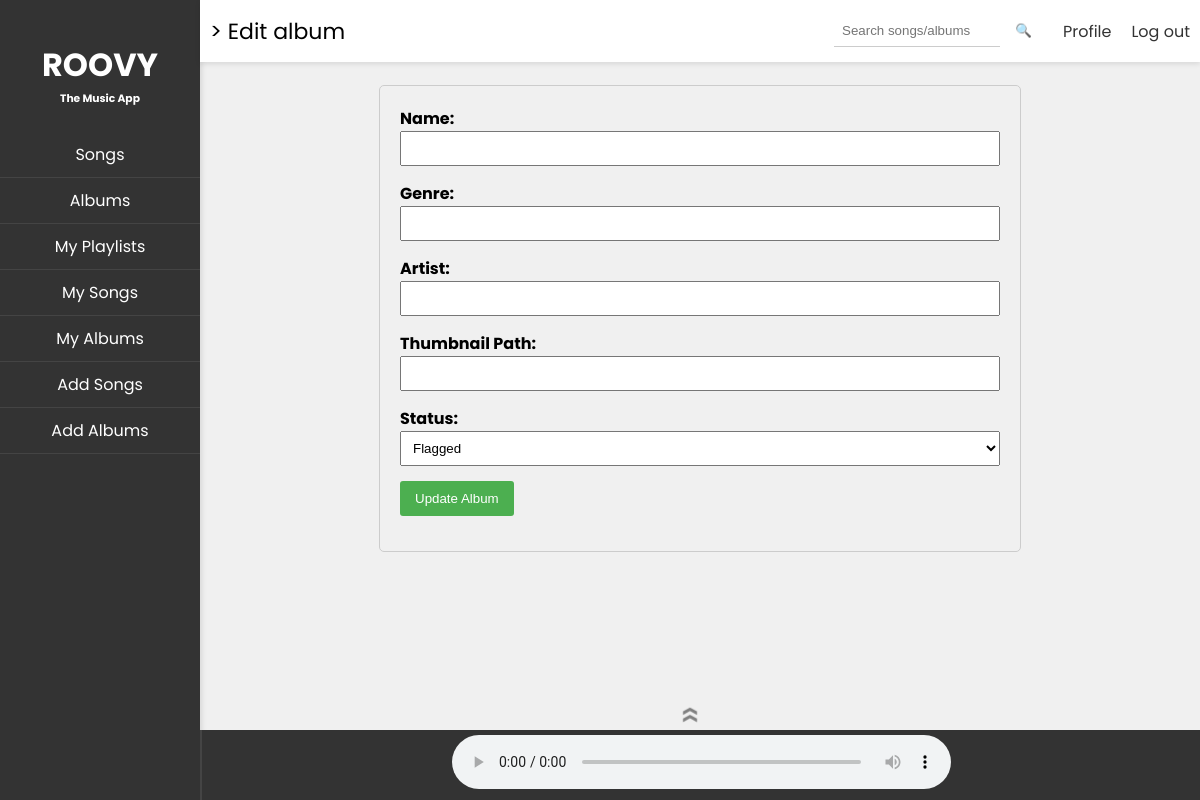
The page /edit_album/68034f2b-fb38-4ba0-8004-34c6519e5128 on the database as committed earlier.
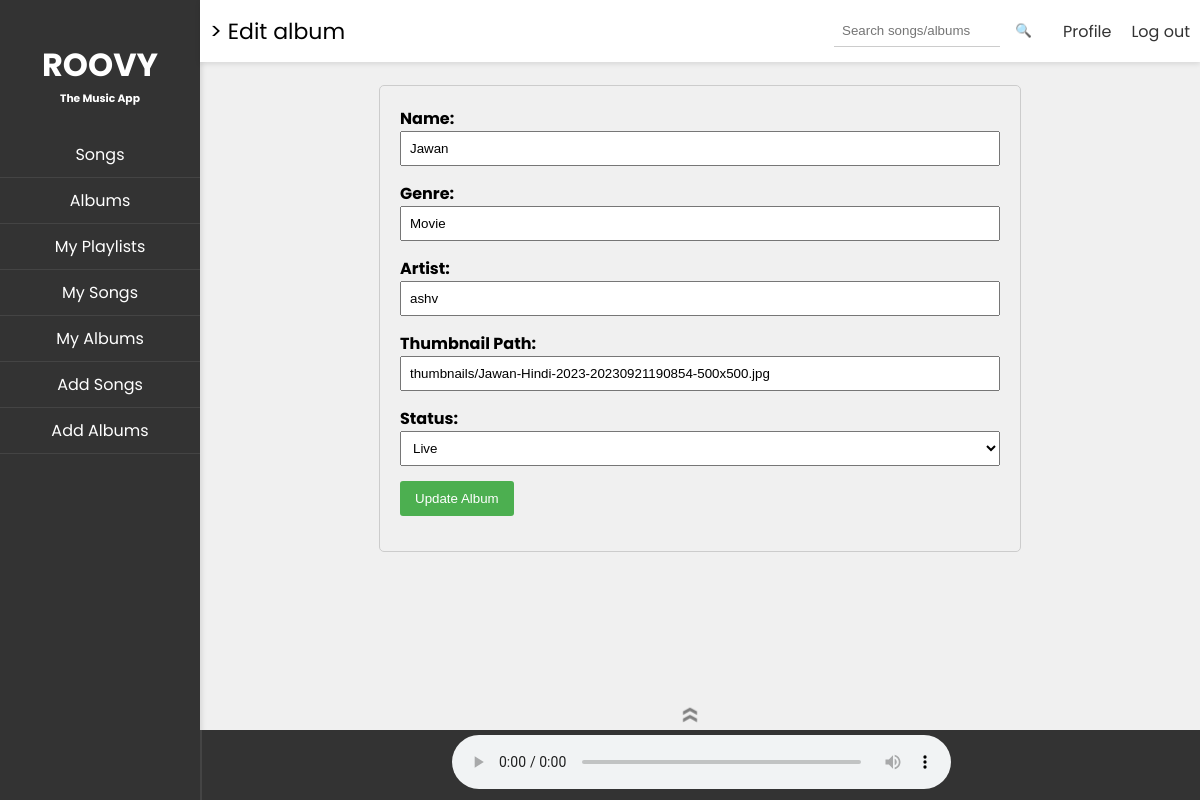
The same page on the database as committed later.
### models.py (models this page shows)
class Album(Base):
    __tablename__ = 'ALBUM'
    album_id = Column(String, primary_key=True)
    name = Column(String, nullable=False)
    genre = Column(String, nullable=False)
    artist = Column(String, nullable=False)
    thumbnail_path = Column(String, nullable=False)
    status = Column(Enum('flagged', 'blocked', 'live', name='status_enum'))
    created_by = Column(String, nullable=False)
    created_on = Column(DateTime, nullable=False)
    songs = relationship("Song", back_populates="album")

### routes.py (the view, shortened to what this page needs)
@app.route('/edit_album/<string:album_id>', methods=['GET', 'POST'])
def editAlbum(album_id):
    try:
        album = getAlbumFromId(album_id)
        return creatorLandingPage("edit_album", request), 200
    except Exception as e:
        flash(f"An error occurred: {str(e)}", "error")
        return index(), 500

### landing_pages.py (called while the page is built)
def setNavElems(elems):
    global nav_elements
    nav_elements = elems

def edit_album(album):
    header_left = "> Edit album"
    content = render_template('edit_album.html', album=album)
    current_song = "Now Playing: None"
    return render_template('parent_frame.html', content=content, current_song=current_song, header_left=header_left,
                           nav_elements=nav_elements)

### util.py (called while the page is built)
def getAlbumFromId(album_id):
    return Album.query.get(album_id)

### templates/edit_album.html (shortened to what this page needs)
<div class="editAlbum">
    <form method="POST" action="{{ url_for('editAlbum', album_id=album.album_id) }}">
        <div>
            <label for="name">Name:</label>
            <input type="text" id="name" name="name" value="{{ album.name }}" required>
        </div>
        <div>
            <label for="genre">Genre:</label>
            <input type="text" id="genre" name="genre" value="{{ album.genre }}" required>
        </div>
        <div>
            <label for="artist">Artist:</label>
            <input type="text" id="artist" name="artist" value="{{ album.artist }}" required>
        </div>
        <div>
            <label for="thumbnail_path">Thumbnail Path:</label>
            <input type="text" id="thumbnail_path" name="thumbnail_path" value="{{ album.thumbnail_path }}" required>
        </div>
        <div>
            <label for="status">Status:</label>
            <select id="status" name="status" required>
                <option value="flagged" >Flagged</option>
                <option value="live" {% if album.status==
                'live' %}selected{% endif %}>Live</option>
            </select>
        </div>
        <div>
            <button type="submit">Update Album</button>
        </div>
    </form>
</div>

Rows that differ between the two databases and show on the page:
added Album: name "Jawan", genre "Movie", artist "ashv", thumbnail_path "thumbnails/Jawan-Hindi-2023-20230921190854-500x500.jpg", status "Live"
Other text that changed with them:
form field status: "Flagged" → (not shown)
